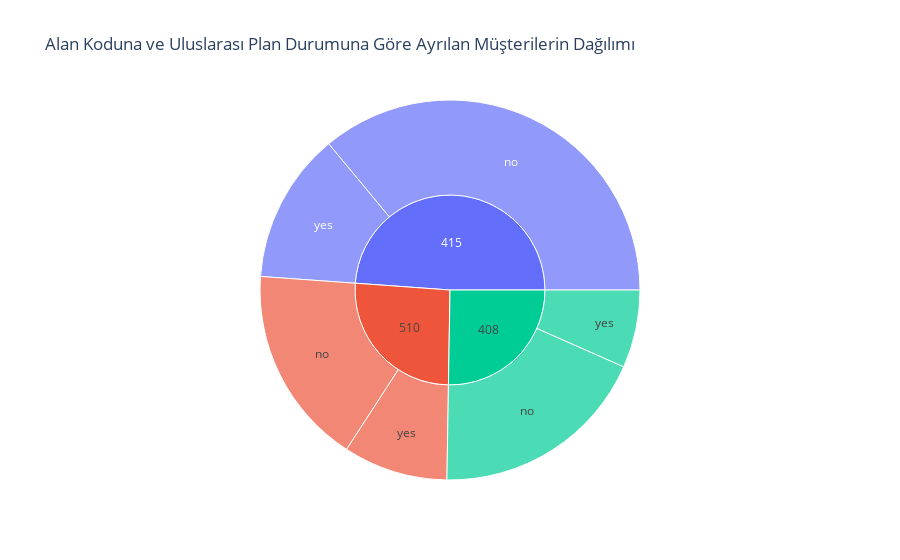

The notebook cell this image was saved under:
### Code cell
import plotly.express as px
fig = px.sunburst(df, path=['area code','international plan'], values='churn', title="Alan Koduna ve Uluslarası Plan Durumuna Göre Ayrılan Müşterilerin Dağılımı")
fig.show()

### Figure 1 — Plotly figure (JSON) as saved in the notebook; plotly's stock layout.template omitted (floating-point values rounded to 4 significant figures)
{"data": [{"branchvalues": "total", "domain": {"x": [0, 1], "y": [0, 1]}, "hoverlabel": {"namelength": 0}, "hovertemplate": "labels=%{label}<br>churn=%{value}<br>parent=%{parent}<br>id=%{id}", "ids": ["408/no", "415/no", "510/no", "408/yes", "415/yes", "510/yes", "408", "415", "510"], "labels": ["no", "no", "no", "yes", "yes", "yes", "408", "415", "510"], "name": "", "parents": ["408", "415", "510", "408", "415", "510", "", "", ""], "type": "sunburst", "values": [90, 174, 82, 32, 62, 43, 122, 236, 125]}], "layout": {"legend": {"tracegroupgap": 0}, "title": {"text": "Alan Koduna ve Uluslarası Plan Durumuna Göre Ayrılan Müşterilerin Dağılımı"}}}
